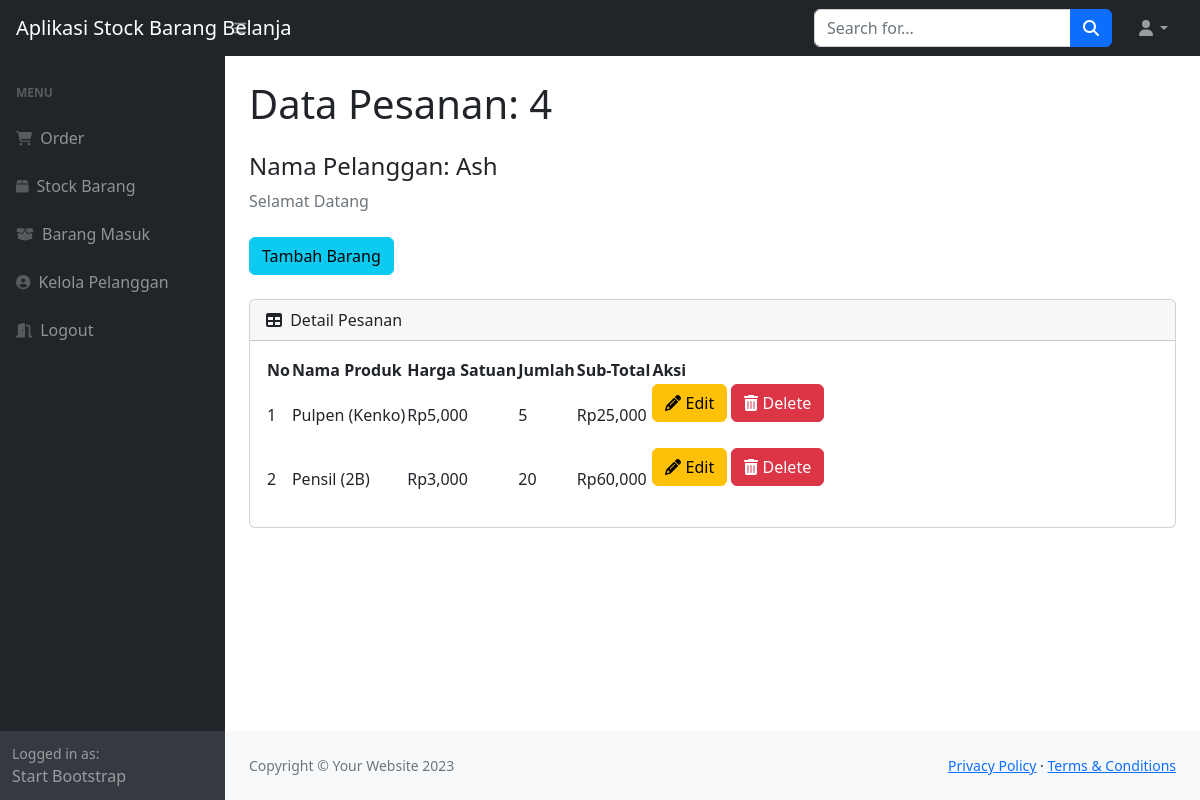
The app's page /view.php?idp=4 (signed in) with its own data.
### tables this page shows
CREATE TABLE `pesanan` (
  `idorder` int(11) NOT NULL,
  `tanggal` timestamp NOT NULL DEFAULT current_timestamp(),
  `idpelanggan` int(11) NOT NULL
);

CREATE TABLE `pelanggan` (
  `idpelanggan` int(11) NOT NULL,
  `namapelanggan` varchar(30) NOT NULL,
  `notelp` varchar(15) NOT NULL,
  `alamat` text NOT NULL
);

CREATE TABLE `detailpesanan` (
  `iddetailpesanan` int(11) NOT NULL,
  `idpesanan` int(11) NOT NULL,
  `idproduk` int(11) NOT NULL,
  `qty` int(11) NOT NULL
);

CREATE TABLE `produk` (
  `idproduk` int(11) NOT NULL,
  `namaproduk` varchar(50) NOT NULL,
  `deskripsi` varchar(30) NOT NULL,
  `stock` int(11) NOT NULL,
  `harga` int(11) NOT NULL
);

### view.php (the view, shortened to what this page needs)
<?php
    require 'updeldetailpesanan.php';
    if(isset($_GET['idp'])){
        $idp = $_GET['idp'];
        $ambilnamapelanggan = mysqli_query($k,"select * from pesanan p, pelanggan pl where
        p.idpelanggan=pl.idpelanggan and p.idorder='$idp'");
        $np = mysqli_fetch_array($ambilnamapelanggan);
        $namapel = $np['namapelanggan'];
    }else{
        header('localhost:index.php');
    }
?>
<!DOCTYPE html>
<html lang="en">
    <head>
        <link href="https://cdn.jsdelivr.net/npm/simple-datatables@7.1.2/dist/style.min.css" rel="stylesheet" />
        <link href="css/styles.css" rel="stylesheet" />
    </head>
    <body class="sb-nav-fixed">
        <nav class="sb-topnav navbar navbar-expand navbar-dark bg-dark">
            <a class="navbar-brand ps-3" href="index.php">Aplikasi Stock Barang Belanja</a>
            <button class="btn btn-link btn-sm order-1 order-lg-0 me-4 me-lg-0" id="sidebarToggle" href="#!"><i class="fas fa-bars"></i></button>
            <form class="d-none d-md-inline-block form-inline ms-auto me-0 me-md-3 my-2 my-md-0">
                <div class="input-group">
                    <input class="form-control" type="text" placeholder="Search for..." aria-label="Search for..." aria-describedby="btnNavbarSearch" />
                    <button class="btn btn-primary" id="btnNavbarSearch" type="button"><i class="fas fa-search"></i></button>
                </div>
            </form>
            <ul class="navbar-nav ms-auto ms-md-0 me-3 me-lg-4">
                <li class="nav-item dropdown">
                    <a class="nav-link dropdown-toggle" id="navbarDropdown" href="#" role="button" data-bs-toggle="dropdown" aria-expanded="false"><i class="fas fa-user fa-fw"></i></a>
                </li>
            </ul>
        </nav>
        <div id="layoutSidenav">
            <div id="layoutSidenav_nav">
                <nav class="sb-sidenav accordion sb-sidenav-dark" id="sidenavAccordion">
                    <div class="sb-sidenav-menu">
                        <div class="nav">
                            <div class="sb-sidenav-menu-heading">Menu</div>
                            <a class="nav-link" href="index.php">
                                <div class="sb-nav-link-icon"><i class="fas fa-shopping-cart"></i></div>
                                Order
                            </a>
                        </div>
                        <div class="nav">
                            <a class="nav-link" href="stock.php">
                                <div class="sb-nav-link-icon"><i class="fas fa-box"></i></div>
                                Stock Barang
                            </a>
                        </div>
                        <div class="nav">
                            <a class="nav-link" href="masuk.php">
                                <div class="sb-nav-link-icon"><i class="fas fa-box-open"></i></div>
                                Barang Masuk
                            </a>
                        </div>
                        <div class="nav">
                            <a class="nav-link" href="pelanggan.php">
                                <div class="sb-nav-link-icon"><i class="fas fa-user-circle"></i></div>
                                Kelola Pelanggan
                            </a>
                        </div>
                        <div class="nav">
                            <a class="nav-link" href="logout.php">
                                <div class="sb-nav-link-icon"><i class="fas fa-door-open"></i></div>
                                Logout
                            </a>
                        </div>
                    </div>
                    <div class="sb-sidenav-footer">
                        <div class="small">Logged in as:</div>
                        Start Bootstrap
                    </div>
                </nav>
            </div>
            <div id="layoutSidenav_content">
                <main>
                    <div class="container-fluid px-4">
                        <h1 class="mt-4">Data Pesanan: <?=$idp;?></h1>
                        <h4 class="mt-4">Nama Pelanggan: <?=$namapel;?></h4>
                        <ol class="breadcrumb mb-4">
                            <li class="breadcrumb-item active">Selamat Datang</li>
                        </ol>
                        <button type="button" class="btn btn-info mb-4" data-bs-toggle="modal" data-bs-target="#myModal">
                            Tambah Barang
                        </button>
                        <div class="card mb-4">
                            <div class="card-header">
                                <i class="fas fa-table me-1"></i>
                                Detail Pesanan
                            </div>
                            <div class="card-body">
                                <table id="datatablesSimple">
                                    <thead>
                                        <tr>
                                            <th>No</th>
                                            <th>Nama Produk</th>
                                            <th>Harga Satuan</th>
                                            <th>Jumlah</th>
                                            <th>Sub-Total</th>
                                            <th>Aksi</th>
                                        </tr>
                                    </thead>
                                    <tbody>
                                    <?php
                                    $get = mysqli_query($k,"select * from detailpesanan p, produk pr where p.idproduk=pr.
                                    idproduk and idpesanan='$idp'");
                                    $i = 1;
                                    while($p=mysqli_fetch_array($get)){
                                        $idpr = $p['idproduk'];
                                        $qty = $p['qty'];
                                        $harga = $p['harga'];
                                        $namaproduk = $p['namaproduk'];
                                        $deskripsi = $p['deskripsi'];
                                        $subtotal = $qty * $harga;
                                    ?>
                                        <tr>
                                            <td><?=$i++;?></td>
                                            <td><?=$namaproduk;?> (<?=$deskripsi;?>)</td>
                                            <td>Rp<?=number_format($harga);?></td>
                                            <td><?=number_format($qty);?></td>
                                            <td>Rp<?=number_format($subtotal);?></td>
                                            <td>
                                                <button type="button" class="btn btn-warning mb-4" data-bs-toggle="modal" data-bs-target="#edit<?=$idpr;?>">
                                                   <i class='fas fa-pencil-alt'></i> Edit
                                                </button>
                                                <button type="button" class="btn btn-danger mb-4" data-bs-toggle="modal" data-bs-target="#delete<?=$idpr;?>">
                                                   <i class="fas fa-trash-alt"></i> Delete
                                                </button>
                                            </td>
                                        </tr>
                                    <?php
                                    };
                                    ?>
                                    </tbody>
                                </table>
                            </div>
                        </div>
                    </div>
                </main>
                <footer class="py-4 bg-light mt-auto">
                    <div class="container-fluid px-4">
                        <div class="d-flex align-items-center justify-content-between small">
                            <div class="text-muted">Copyright &copy; Your Website 2023</div>
                            <div>
                                <a href="#">Privacy Policy</a>
                                &middot;
                                <a href="#">Terms &amp; Conditions</a>
                            </div>
                        </div>
                    </div>
                </footer>
            </div>
        </div>
    </body>
</html>

### records on screen
pesanan: idpelanggan.namapelanggan "Ash"
detailpesanan: idproduk.namaproduk "Pulpen", idproduk.deskripsi "Kenko", idproduk.harga "5,000", qty "5", qty.harga "25,000"
detailpesanan: idproduk.namaproduk "Pensil", idproduk.deskripsi "2B", idproduk.harga "3,000", qty "20", qty.harga "60,000"

### other values on screen
$idp "4"
